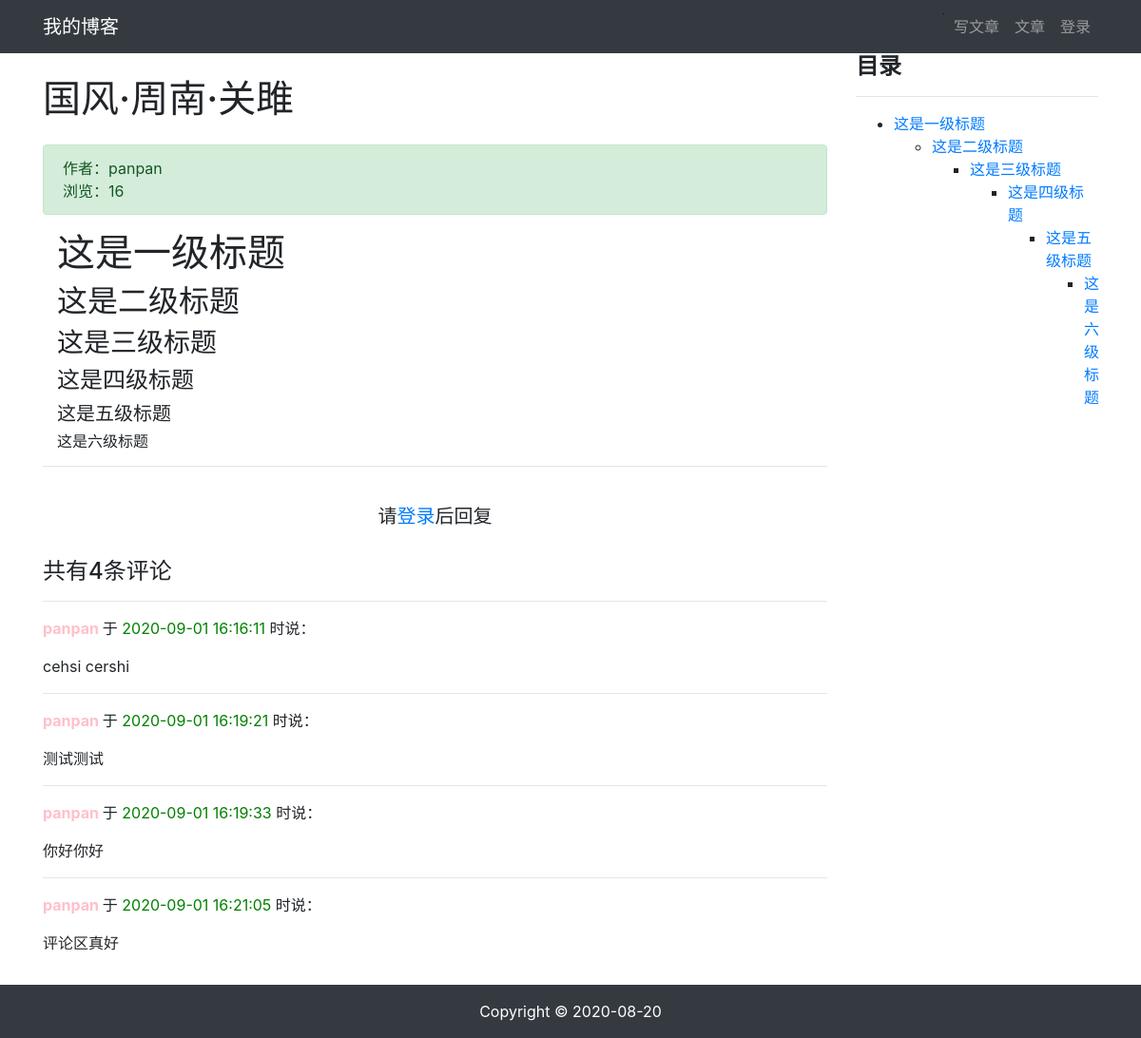
/article/article_detail/12/, run on the app's committed database.
### article/models.py (models this page shows, shortened)
class ArticlePost(models.Model):
    total_views = models.PositiveIntegerField(default=0)
    author = models.ForeignKey(User, on_delete=models.CASCADE)
    title = models.CharField(max_length=100)
    body_content = models.TextField()
    created_time = models.DateTimeField(default=timezone.now)
    updated_time = models.DateTimeField(auto_now=True)
    column = models.ForeignKey(
        ArticleColumn,
        null=True,
        blank=True,
        on_delete=models.CASCADE,
        related_name='article'
    )
    tags = TaggableManager(blank=True)
    avatar = models.ImageField(upload_to='article/%Y%m%d/', blank=True)
    class Meta:
        ordering = ('-created_time',)
    def save(self, *args, **kwargs):
        article = super(ArticlePost, self).save(*args, **kwargs)
        return article

### comment/models.py (models this page shows, shortened)
class Comment(models.Model):
    article = models.ForeignKey(
        ArticlePost,
        on_delete=models.CASCADE,
        related_name='comments',
    )
    user = models.ForeignKey(
        User,
        on_delete=models.CASCADE,
        related_name='comments',
    )
    body_context = models.TextField()
    created_time = models.DateTimeField(auto_now_add=True)
    class Meta:
        ordering = ('created_time', )

### article/views.py (the view)
# urls.py: path('article_detail/<int:id>/', article.views.article_detail, name='article_detail'),
def article_detail(request, id):
    article = ArticlePost.objects.get(id=id)
    comments = Comment.objects.filter(article=id)
    article.total_views += 1
    article.save(update_fields=['total_views'])
    md = markdown.Markdown(extensions=[
        'markdown.extensions.extra',
        'markdown.extensions.codehilite',
        'markdown.extensions.toc',
    ])
    article.body_content = md.convert(article.body_content)
    context = {
        'article': article,
        'toc': md.toc,
        'comments': comments,
    }
    return render(request, 'article/detail.html', context)

### templates/article/detail.html (shortened to what this page needs)
{% extends "base.html" %}
{% load staticfiles %}
{% block content %}
    <div class="container">
        <div class="row">
            <div class="col-9">
                <h1 class=" mt-4 mb-4">{{ article.title }}</h1>
                <div class=" alert alert-success">
                    <div>
                        作者：{{ article.author }}
                    </div>
                    <div>
                        浏览：{{ article.total_views }}
                    </div>
                </div>
                <div class="col-12">
                    <p>{{ article.body_content | safe }}</p>
                </div>
                <hr>
                {% if user.is_authenticated %}
                    <div>
                        <form
                            action="{% url 'comment:post_comment' article.id %}"
                            method="POST"
                        >
                        {% csrf_token %}
                            <div class="form-group">
                                <label for="body">
                                    <strong>
                                        我也要发言：
                                    </strong>
                                </label>
                                <textarea
                                    type="text"
                                    class="form-control"
                                    id="body"
                                    name="body_context"
                                    rows="2"></textarea>
                            </div>
                            <button type="submit" class="btn btn-primary ">发送</button>
                        </form>
                    </div>
                    <br>
                {% else %}
                    <br>
                    <h5 class="row justify-content-center">
                        请<a href="{% url 'userprofile:login' %}">登录</a>后回复
                    </h5>
                    <br>
                {% endif %}
                <h4>共有{{ comments.count }}条评论</h4>
                <div>
                    {% for comment in comments %}
                        <hr>
                        <p>
                            <strong style="color: pink">
                                {{ comment.user }}
                            </strong> 于
                            <span style="color: green">
                                {{ comment.created_time|date:"Y-m-d H:i:s" }}
                            </span> 时说：
                        </p>
                        <pre style="font-family: inherit; font-size: 1em;">{{ comment.body_context }}</pre>
                    {% endfor %}
                </div>
            </div>
                <div class="col-3">
                    <h4><strong>目录</strong></h4>
                    <hr>
                    <div>
                        {{ toc|safe }}
                    </div>
                </div>
            </div>
        </div>
{% endblock %}

### data on the page
ArticlePost: title "国风·周南·关雎", author "panpan", total_views "16", body_content "这是一级标题 这是二级标题 这是三级标题 这是四级标题 这是五级标题 这是六级标题"
Comment: user "panpan", created_time "2020-09-01 16:16:11", body_context "cehsi cershi"
Comment: user "panpan", created_time "2020-09-01 16:19:21", body_context "测试测试"
Comment: user "panpan", created_time "2020-09-01 16:19:33", body_context "你好你好"
Comment: user "panpan", created_time "2020-09-01 16:21:05", body_context "评论区真好"

### other printed values
{{ comments.count }} "4"
{{ toc|safe }} "这是一级标题 这是二级标题 这是三级标题 这是四级标题 这是五级标题 这是六级标题"
